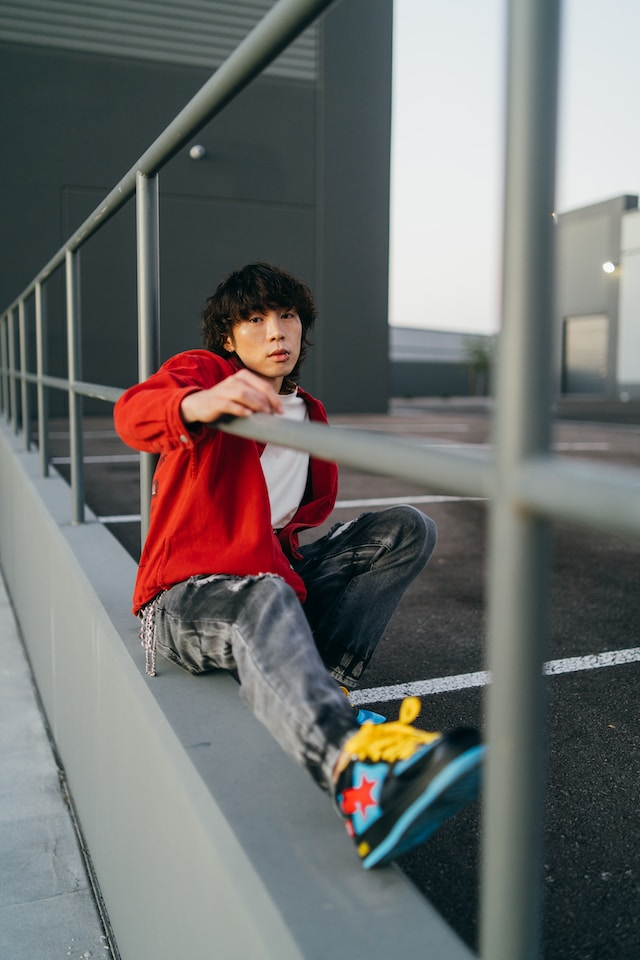
#> input picture img.jpg, 640 x 960 px
$ python nam.py
#> lines starting #> are read from the running program, lines starting #| are printed output that depends on the picture
#> further down, original_image is the input picture: shape (960, 640, 3); mean B, G, R 108.5, 109.6, 109.7
import cv2
import tkinter as tk
from tkinter import ttk

def zoom_image():
    global scale_factor_x, scale_factor_y
    try:
        scale_factor_x = float(scale_factor_x_entry.get())
        scale_factor_y = float(scale_factor_y_entry.get())
        update_images()
    except ValueError:
        # Xử lý ngoại lệ nếu người dùng nhập không phải là số
        pass

def rotate_image():
    global rotation_angle
    try:
        rotation_angle = float(rotation_angle_entry.get())
        update_images()
    except ValueError:
        # Xử lý ngoại lệ nếu người dùng nhập không phải là số
        pass

def update_images():
    # Tạo ảnh co dãn
    zoomed_img = cv2.resize(original_image, None, fx=scale_factor_x, fy=scale_factor_y, interpolation=cv2.INTER_LINEAR)

    # Xoay ảnh
    rotated_img = cv2.rotate(zoomed_img, cv2.ROTATE_90_CLOCKWISE)  # Xoay theo góc 90 độ theo chiều kim đồng hồ
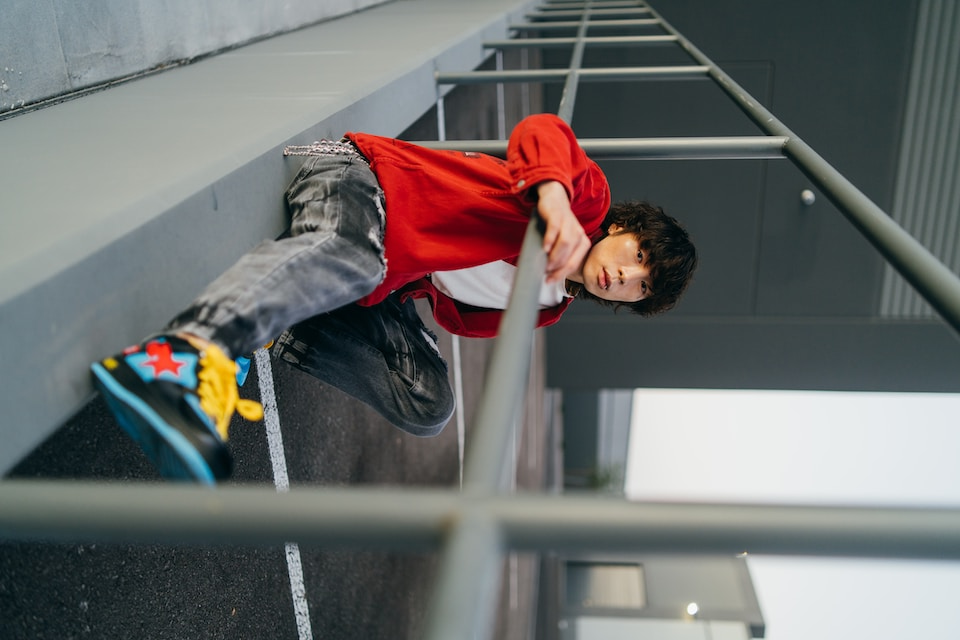
#> rotated_img: shape (640, 960, 3); mean B, G, R 108.5, 109.6, 109.7
    rotated_img = cv2.rotate(rotated_img, cv2.ROTATE_90_COUNTERCLOCKWISE * int(rotation_angle / 90))  # Xoay theo góc được nhập
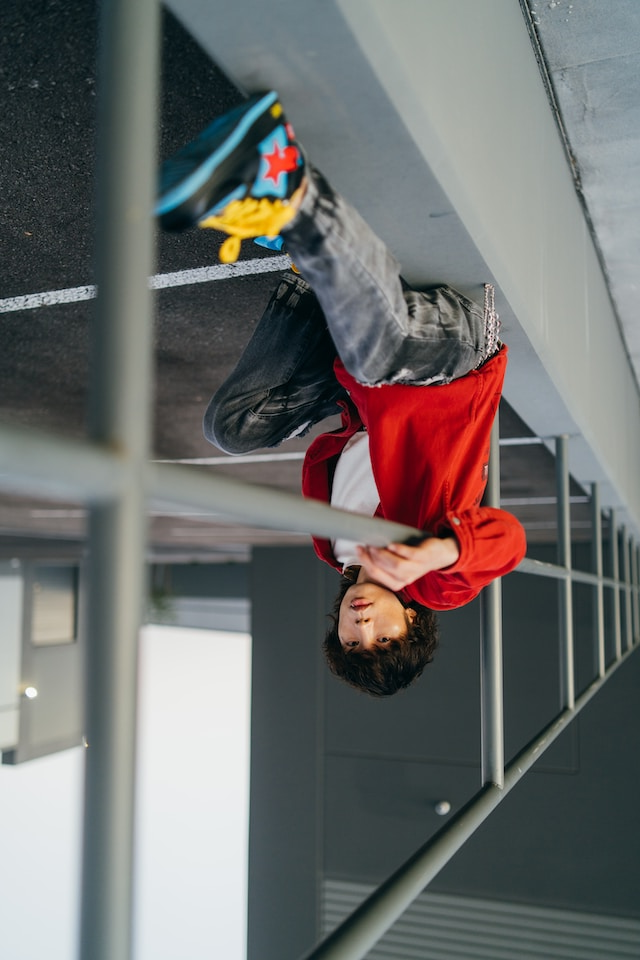
#> rotated_img: shape (960, 640, 3); mean B, G, R 108.5, 109.6, 109.7

    # Hiển thị ảnh gốc
    cv2.imshow('Original Image', original_image)
    # Hiển thị ảnh co dãn và xoay
    cv2.imshow('Zoomed and Rotated Image', rotated_img)

# Đọc ảnh
original_image = cv2.imread('img.jpg')

# Tạo cửa sổ tkinter
root = tk.Tk()
root.title("Zoom and Rotate Image")

# Tạo Entry Widgets cho tỷ lệ x và y
scale_factor_x_label = ttk.Label(root, text="Tỷ lệ X:")
scale_factor_x_label.pack()
scale_factor_x_entry = ttk.Entry(root)
scale_factor_x_entry.pack()

scale_factor_y_label = ttk.Label(root, text="Tỷ lệ Y:")
scale_factor_y_label.pack()
scale_factor_y_entry = ttk.Entry(root)
scale_factor_y_entry.pack()

# Tạo Entry Widgets cho góc xoay
rotation_angle_label = ttk.Label(root, text="Góc xoay (90 độ):")
rotation_angle_label.pack()
rotation_angle_entry = ttk.Entry(root)
rotation_angle_entry.pack()

# Tạo nút nhấn để cập nhật ảnh theo tỷ lệ
zoom_button = ttk.Button(root, text="Zoom", command=zoom_image)
zoom_button.pack()

# Tạo nút nhấn để xoay ảnh
rotate_button = ttk.Button(root, text="Rotate", command=rotate_image)
rotate_button.pack()

# Khởi tạo biến tỷ lệ co dãn và góc xoay
scale_factor_x = 1.0
scale_factor_y = 1.0
rotation_angle = 0.0

update_images()
root.mainloop()
cv2.destroyAllWindows()
